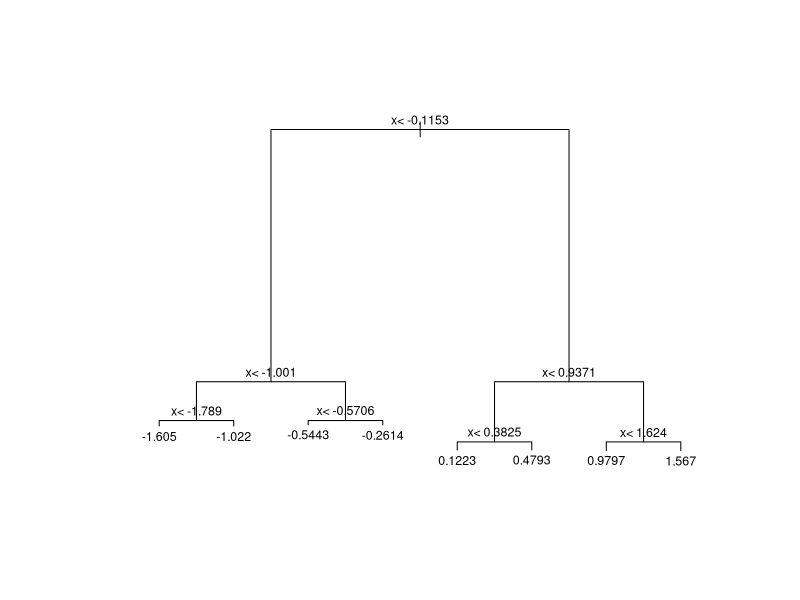

Generate this figure with R: (Note: this script raises an error after producing the figure.)
#Create a simple dataset where the outcome grows 0.75 units on average for every increase in a predictor,
#using this code:
  
library(rpart)
n <- 1000
sigma <- 0.25
x <- rnorm(n, 0, 1)
y <- 0.75 * x + rnorm(n, 0, sigma)
dat <- data.frame(x = x, y = y)
fit <- rpart(y ~ ., data = dat)
#q1
#Which code correctly uses rpart to fit a regression tree and saves the result to fit?
plot(fit, margin = 0.1)
text(fit, cex = 0.75)

#q3

dat %>% 
  mutate(y_hat = predict(fit)) %>% 
  ggplot() +
  geom_point(aes(x, y)) +
  geom_step(aes(x, y_hat), col=2)

#q4

library(randomForest)
fit <- randomForest(y ~ x, data = dat)
  dat %>% 
  mutate(y_hat = predict(fit)) %>% 
  ggplot() +
  geom_point(aes(x, y)) +
  geom_step(aes(x, y_hat), col = 2)

  
  #q5
  
  plot(fit)
  
  #q6
  
  library(randomForest)
  fit <- randomForest(y ~ x, data = dat, nodesize = 50, maxnodes = 25)
    dat %>% 
    mutate(y_hat = predict(fit)) %>% 
    ggplot() +
    geom_point(aes(x, y)) +
    geom_step(aes(x, y_hat), col = 2)